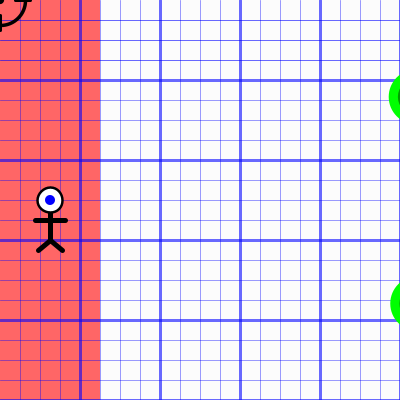
Frame 1 (no input)
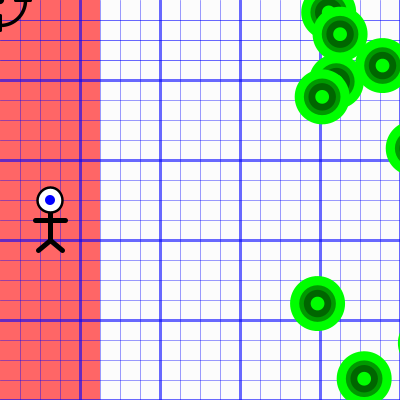
Frame 60 (the mouse pressed at the canvas centre just before this capture)
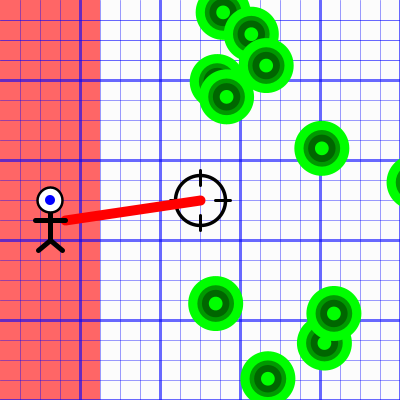
Frame 120 (the mouse held since frame 60 and released just before this capture)

The Processing sketch that drew these frames (run headless with seeded random() and noise(); from frame 60 on, the mouse is pressed at the canvas centre):

// Processing sketch: Stick_Man_Survival
// ── Stick_Man_Survival.pde
/*

  Stick Man Survival
  
  Object-oriented Toy
  
  By Thanapon Ponpadung
  
  21-Oct-2020
  
  Shoot the incoming enemy while avoiding them!
  Get hit by any enemies and the game is over
  You also cannot move outside of your constraint field
  
  Control
  - Move up, down, left, right by W, A, S, D
  - Aim using your mouse
  - Shoot enemies by pressing the mouse
  
*/

// setup classes
player p;

// numbers of enemy to put in the array
int numberOfEnemy = 20;

// array used when called the enemy class, assigning the number of enemies
enemy[] e = new enemy[numberOfEnemy];

crosshair c;
boolean enemyInCrosshair = false;
grid grids;
gameOverScreen g;

void setup ()

{
    // set up size
    size(400,400);
    frameRate(60);
    noCursor();
    smooth();
    
    // initialize classes //
    
    // initialize player class
    p = new player();
    // initialize crosshair class
    c = new crosshair();   
    
    // initialize grid class
    grids = new grid();
    
    // initialize the game over screen class
    g = new gameOverScreen();    
       
    initializeEnemy();
    restartGame = false; 
}

// function to handle the array for easier maintance
void initializeEnemy()
{
    for (int i = 0; i < e.length; i++)
    {
      e[i] = new enemy(random(55,15));
    }
}

// a restart function that will reset everything once restartGame is true
// restartGame will become true with a trigger in gameOverScreen
void reInitializeGame()
{
  if(restartGame == true)
  {
  setup();
  }
}

void draw()
{
    // draw background
    background(0);
    rectMode(CENTER);
    
    // draw player's area on the left side
    strokeWeight(5);
    noStroke();
    fill(255,102,102);
    rect(50,50,100,800);
    
    // draw enemy's area on the right side
    noStroke();
    fill(252,252,252);
    rectMode(CORNERS);
    rect(100,0,400,400);
    
    // call the grid class
    grids.initializeGrid();
    
    // call the game over screen class
    g.setupGameOverScreen();
    
    // call the enemy class   
    for (int i=0; i<e.length; i++)
    {
      e[i].enemyCharacter();
    }   
        
    // call the crosshair class
    c.enableCrosshair();
            
    // call the player class
    p.playerCharacter();
    
    // call the restart function to reset everything
    reInitializeGame();
}

// assign player's input on the keyboard
void keyPressed()
{
  if (key == 'a' || key == 'A')
  {
    leftMovement = true;
  }  
  
  if (key == 'd' || key == 'D')
  {
    rightMovement = true;
  }
  
  if (key == 'w' || key == 'W')
  {
    upMovement = true;
  }
  
  if (key == 's' || key == 'S')
  {
    downMovement = true;
  }
}

// preventing player's input from running forever. If the key's released, input will stop  
void keyReleased()
{
  if (key == 'a' || key == 'A')
  {
    leftMovement = false;
  }
  
  if (key == 'd' || key == 'D')
  {
    rightMovement = false;
  }
  
  if (key == 'w' || key == 'W')
  {
    upMovement = false;
  }
  
  if (key == 's' || key == 'S')
  {
    downMovement = false;
  }
}

// ── crosshair.pde
// creating PVector as a variable for crosshair movement
PVector crosshairLocation = new PVector (mouseX,mouseY);

class crosshair
{
  // create a variable for the size of a reticle
  float reticleSize = 50;
  
  // main function
  void enableCrosshair()
  {
    if (gameOver == false)
    {
      displayCrosshair();
      displayLaser();
    }
  }
  
  // display the visual for crosshair
  void displayCrosshair()
  {
    if (enemyIsShot == false)
    {
      normalCrosshairColor();
    }
    
    else if (enemyIsShot == true)
    {
      redCrosshairColor();
    }
  }
  
  // normal crosshair
  void normalCrosshairColor()
  {
    strokeWeight(3.5);
    stroke(0,0,0);
    noFill();
    
    circle(mouseX,mouseY,reticleSize);
    
    noStroke();
    fill(0);
    circle(mouseX,mouseY,reticleSize/6);    
    
    strokeWeight(3);
    stroke(0);
    line(mouseX,mouseY-15,mouseX,mouseY-30);
    line(mouseX,mouseY+15,mouseX,mouseY+30);
    line(mouseX-15,mouseY,mouseX-30,mouseY);
    line(mouseX+15,mouseY,mouseX+30,mouseY);
  }
  
  // crosshair for when player shoots enemies
  void redCrosshairColor()
  {
    println("red");
    strokeWeight(3.5);
    stroke(255,0,0);
    noFill();
    
    circle(mouseX,mouseY,reticleSize);
    
    noStroke();
    fill(0);
    circle(mouseX,mouseY,reticleSize/6);    
    
    strokeWeight(3);
    stroke(255);
    line(mouseX,mouseY-15,mouseX,mouseY-30);
    line(mouseX,mouseY+15,mouseX,mouseY+30);
    line(mouseX-15,mouseY,mouseX-30,mouseY);
    line(mouseX+15,mouseY,mouseX+30,mouseY);
  }
  
  // draw the visual for crosshair
  void displayLaser()
  {
    if (mousePressed)
    {
      strokeWeight(10);
      stroke(255,0,0,400);
      line(playerLocation.x+15,playerLocation.y+20,mouseX,mouseY);
    }
  }
  
}

// ── enemy.pde
// create a variable for game over screen
boolean gameOver = false;

// create a variable for when an enemy is shot by players
boolean enemyIsShot = false;

class enemy
{
    // create PVector variables  for Location and velocity
    PVector enemyLocation = new PVector();
    PVector enemyVelocity = new PVector();
  
    // create a variable for enemy radius size
    float enemyRadius;
  
  // create tempRadius variable to wait for a value from the main file
  enemy(float tempRadius)
  {    
    resetEnemyLocation();    
    enemyRadius = tempRadius;
  }
  
  // main function for the enemy class
  void enemyCharacter()
  {
    if (gameOver == false)
    {
      collision();
      enemyHitRegistration();
      updateEnemy();
      destroyEnemy();
      displayEnemy();
    }
  }
  
  // function that makes enemies move their location
  void updateEnemy()
  {
    // adding velocity to enemy's location
    enemyLocation.add(enemyVelocity);
    
    // whenever enemy location is less than the value, reset its position
    // in this case, enemy moves from right to left and reset to the right when it reaches the left side
    if(enemyLocation.x < -20)
    {
      // call the function to reset enemy position
      resetEnemyLocation();
    } 
    
    if(gameOver == true)
    {
      resetEnemyLocation();
    }
  }
  
  // function for when player puts the mouse on enemy and click on it to shoot
  void enemyHitRegistration ()
  {    
      // create a condition when a mouse is clicked on enemy location
      if(mouseX > enemyLocation.x && mouseX < enemyLocation.x+50 && mouseY > enemyLocation.y-50 && mouseY < enemyLocation.y+50)
        {                   
          enemyInCrosshair = true;
        }     
  }
  
  // create effect on crosshair when destroy enemies
  void destroyEnemy()
  {
      if(mousePressed && enemyInCrosshair == true)
       {
         // hit registration effect
         strokeWeight(5);
         stroke(255,0,0,400);
         line(mouseX-20,mouseY-20,mouseX+20,mouseY+20);
         line(mouseX+20,mouseY-20,mouseX-20,mouseY+20);
            
         enemyIsShot = true;
            
         /* shootingEffect
         rectMode(CORNER);
         noStroke();;      
         fill(255,0,0);
         rect(0,0,10,40);
         rect(0,0,40,10);
         rect(0,360,10,400);
         rect(0,400,40,390);
            
         rect(360,0,400,10);
         rect(390,0,400,40);
         rect(360,390,400,400);
         rect(390,360,400,400);
         */
            
          enemyInCrosshair = false;
          resetEnemyLocation();
       }
  }
  
  // function to restore all the value to reset enemy position
  void resetEnemyLocation()
  {
    enemyIsShot = false;
    // when resetting enemy position, put it on the right side
    enemyLocation.x = 400+random(10,500);
    // when resetting enemy position on X axis, also assign a random Y value
    enemyLocation.y = random(0,400);
    // also assign a random value of velocity to enemy
    enemyVelocity.x = random(-2,-1);
  }
  
  // function to draw the enemy visual
  void displayEnemy()
  {
      noStroke();
      fill(0,255,0);
      ellipseMode(CENTER);
      circle(enemyLocation.x,enemyLocation.y,enemyRadius);
      fill(0,153,0);
      circle(enemyLocation.x,enemyLocation.y,enemyRadius/1.5);
      fill(0,102,0);
      circle(enemyLocation.x,enemyLocation.y,enemyRadius/2);
      fill(0,255,0);
      circle(enemyLocation.x,enemyLocation.y,enemyRadius/4);
  }
  
  // function to handle collision, use a bit off an offset for bigger hitbox
  void collision()
  {
    if (playerLocation.x > enemyLocation.x && playerLocation.x < enemyLocation.x+50 && playerLocation.y > enemyLocation.y-50 && playerLocation.y < enemyLocation.y+50)
    {
      gameOver = true;
    }
  }
}

// ── gameOverScreen.pde
// a variable that determine the restart of the game
boolean restartGame = false;

class gameOverScreen
{
  // main function for the gameOverScreen class
  void setupGameOverScreen()
  {
    displayGameOverScreen();
  }
  
  /* 
    the function that will check whenever game over is true
    and create a game over screen to tell player the game is over
    then let them press down a mouse button and reset the gameOver boolean
    which will return the game back to normal
  */
  void displayGameOverScreen()
  {
    if (gameOver == true)
    {
      noStroke();
      fill(255,255,255);
      rectMode(CORNERS);
      rect(0,0,400,400);
      
      // showing the game over screen, telling player to click the mouse to restart
      textSize(22);
      stroke(2);
      fill(0);
      text("GAME OVER", 130,150);
      text("Left Click to Play Again!",70,180);
      
     // mouse cursor after game over
     strokeWeight(3);
     stroke(0);
     noFill();
     circle(mouseX,mouseY,20);
     
     if (mousePressed)
     {
       // restart the game by calling the setup function, resetting everything
       gameOver = false;
       restartGame = true;
     }
      
    }
  }
}

// ── grid.pde
// class that draw the grid in the background
class grid
{  
  PVector gridX = new PVector(20,0);
  PVector gridY = new PVector(20,400);
  
  PVector horizontalGridX = new PVector(0,20);
  PVector horizontalGridY = new PVector(400,20);
  
  // main function for the grid class
  void initializeGrid()
  {
    if (gameOver == false)
    {
      displayGrid();
    }
  }
  
  // function to draw the background grid
  void displayGrid()
  {
    strokeWeight(1);
    stroke(0,0,255,100);
    noFill();
    
    // vertical line background
    line(gridX.x,gridX.y,gridY.x,gridY.y);
    line(gridX.x+20,gridX.y,gridY.x+20,gridY.y);
    line(gridX.x+40,gridX.y,gridY.x+40,gridY.y);
    stroke(0,0,255,150);
    strokeWeight(3);
    line(gridX.x+60,gridX.y,gridY.x+60,gridY.y);
    stroke(0,0,255,100);
    strokeWeight(1);
    line(gridX.x+80,gridX.y,gridY.x+80,gridY.y);
    line(gridX.x+100,gridX.y,gridY.x+100,gridY.y);
    line(gridX.x+120,gridX.y,gridY.x+120,gridY.y);
    stroke(0,0,255,150);
    strokeWeight(3);
    line(gridX.x+140,gridX.y,gridY.x+140,gridY.y);
    stroke(0,0,255,100);
    strokeWeight(1);
    line(gridX.x+160,gridX.y,gridY.x+160,gridY.y);
    line(gridX.x+180,gridX.y,gridY.x+180,gridY.y);
    line(gridX.x+200,gridX.y,gridY.x+200,gridY.y);
    stroke(0,0,255,150);
    strokeWeight(3);
    line(gridX.x+220,gridX.y,gridY.x+220,gridY.y);
    stroke(0,0,255,100);
    strokeWeight(1);
    line(gridX.x+240,gridX.y,gridY.x+240,gridY.y);
    line(gridX.x+260,gridX.y,gridY.x+260,gridY.y);
    line(gridX.x+280,gridX.y,gridY.x+280,gridY.y);
    stroke(0,0,255,150);
    strokeWeight(3);
    line(gridX.x+300,gridX.y,gridY.x+300,gridY.y);
    stroke(0,0,255,100);
    strokeWeight(1);
    line(gridX.x+320,gridX.y,gridY.x+320,gridY.y);
    line(gridX.x+340,gridX.y,gridY.x+340,gridY.y);
    line(gridX.x+360,gridX.y,gridY.x+360,gridY.y);
    stroke(0,0,255,150);
    strokeWeight(3);
    line(gridX.x+380,gridX.y,gridY.x+380,gridY.y);
    
    // horizontal line background
    strokeWeight(1);
    line(horizontalGridX.x,horizontalGridX.y,horizontalGridY.x,horizontalGridY.y);
    line(horizontalGridX.x,horizontalGridX.y+20,horizontalGridY.x,horizontalGridY.y+20);
    line(horizontalGridX.x,horizontalGridX.y+40,horizontalGridY.x,horizontalGridY.y+40);
    stroke(0,0,255,150);
    strokeWeight(3);
    line(horizontalGridX.x,horizontalGridX.y+60,horizontalGridY.x,horizontalGridY.y+60);
    stroke(0,0,255,100);
    strokeWeight(1);
    line(horizontalGridX.x,horizontalGridX.y+80,horizontalGridY.x,horizontalGridY.y+80);
    line(horizontalGridX.x,horizontalGridX.y+100,horizontalGridY.x,horizontalGridY.y+100);
    line(horizontalGridX.x,horizontalGridX.y+120,horizontalGridY.x,horizontalGridY.y+120);
    stroke(0,0,255,150);
    strokeWeight(3);
    line(horizontalGridX.x,horizontalGridX.y+140,horizontalGridY.x,horizontalGridY.y+140);
    stroke(0,0,255,100);
    strokeWeight(1);
    line(horizontalGridX.x,horizontalGridX.y+160,horizontalGridY.x,horizontalGridY.y+160);
    line(horizontalGridX.x,horizontalGridX.y+180,horizontalGridY.x,horizontalGridY.y+180);   
    line(horizontalGridX.x,horizontalGridX.y+200,horizontalGridY.x,horizontalGridY.y+200);
    stroke(0,0,255,150);
    strokeWeight(3);
    line(horizontalGridX.x,horizontalGridX.y+220,horizontalGridY.x,horizontalGridY.y+220);
    stroke(0,0,255,100);
    strokeWeight(1);
    line(horizontalGridX.x,horizontalGridX.y+240,horizontalGridY.x,horizontalGridY.y+240);
    line(horizontalGridX.x,horizontalGridX.y+260,horizontalGridY.x,horizontalGridY.y+260);   
    line(horizontalGridX.x,horizontalGridX.y+280,horizontalGridY.x,horizontalGridY.y+280);
    stroke(0,0,255,150);
    strokeWeight(3);
    line(horizontalGridX.x,horizontalGridX.y+300,horizontalGridY.x,horizontalGridY.y+300);
    stroke(0,0,255,100);
    strokeWeight(1);
    line(horizontalGridX.x,horizontalGridX.y+320,horizontalGridY.x,horizontalGridY.y+320);
    line(horizontalGridX.x,horizontalGridX.y+340,horizontalGridY.x,horizontalGridY.y+340);
    line(horizontalGridX.x,horizontalGridX.y+360,horizontalGridY.x,horizontalGridY.y+360);
    stroke(0,0,255,150);
    strokeWeight(3);
    line(horizontalGridX.x,horizontalGridX.y+380,horizontalGridY.x,horizontalGridY.y+380);   
  }
}

// ── player.pde
// assign player movement variables
boolean leftMovement = false;
boolean rightMovement = false;
boolean upMovement = false;
boolean downMovement = false;

// assign PVector variables for player's movement when the value changes
PVector playerLocation = new PVector (0,0);
PVector playerVelocity = new PVector (0,0);

// assign speed and frictin value for player
float playerSpeed = 2.5;
float playerFriction = 0.5;

class player
{      
    player ()
    {
      // assign starting position for player
      playerLocation.x = 50;
      playerLocation.y = 200;
    }
    
    // main fuction for player class
    void playerCharacter ()
    {
      if(gameOver == false)
      {    
        updatePlayer();
        playerConstraint();
        displayPlayer();
      }
    }
    
    /* 
    make player moves by using variables that is assigned
    when a keyboard key is pressed and player's input is registered
    */
    void updatePlayer()
    {
       if (keyPressed)
       {
         // up movement by decreasing the y value
         if (upMovement == true)
         {
           playerVelocity.y = -playerSpeed;
         }
         // down movement by increasing the y value
         else if (downMovement == true)
         {
           playerVelocity.y = playerSpeed;
         }
         
         else         
         playerVelocity.y *= playerFriction;
         // left movement by decreasing the x value
         if (leftMovement == true)
         {
           playerVelocity.x = -playerSpeed;
         }
         // right movement by increasing the x value
         else if (rightMovement == true)
         {
           playerVelocity.x = playerSpeed;
         }
         
         else
           // multiple the friction when player is not moving for smooth movement and stop
           playerVelocity.x *= playerFriction;
       }
       
      else playerVelocity.mult(playerFriction);
      
      playerLocation.add(playerVelocity);
    }
    
    // function for the constraint of player position
    void playerConstraint ()
    {
      // constraint on the left side
      if (playerLocation.x < 10)
      {
        playerLocation.x = 10;
      }
      // constraint on the right side
      else if (playerLocation.x > 90)
      {
        playerLocation.x = 90;
      }
      // constraint on the top side
      if (playerLocation.y < 10 )
      {
        playerLocation.y = 10;
      }
      // constraint on the bottom side
      else if (playerLocation.y > 390)
      {
        playerLocation.y = 390;
      }
    }
    
    // function to display player visual 
    void displayPlayer()
    {      
      rectMode(CENTER);
      
      // draw body
      strokeWeight(5);
      stroke(0);
      noFill();
      line(playerLocation.x,playerLocation.y,playerLocation.x,playerLocation.y+40);
      
      // draw legs
      line(playerLocation.x,playerLocation.y+40,playerLocation.x-12,playerLocation.y+50);
      line(playerLocation.x,playerLocation.y+40,playerLocation.x+12,playerLocation.y+50);
      
      // draw arms
      line(playerLocation.x-15,playerLocation.y+20,playerLocation.x+15,playerLocation.y+20);
      
      // draw head
      strokeWeight(2.5);
      stroke(0);
      fill(255);
      circle(playerLocation.x,playerLocation.y,25);
      
      // draw eye
      noStroke();
      fill(0,0,255);
      circle(playerLocation.x,playerLocation.y,10);     
    }
}
